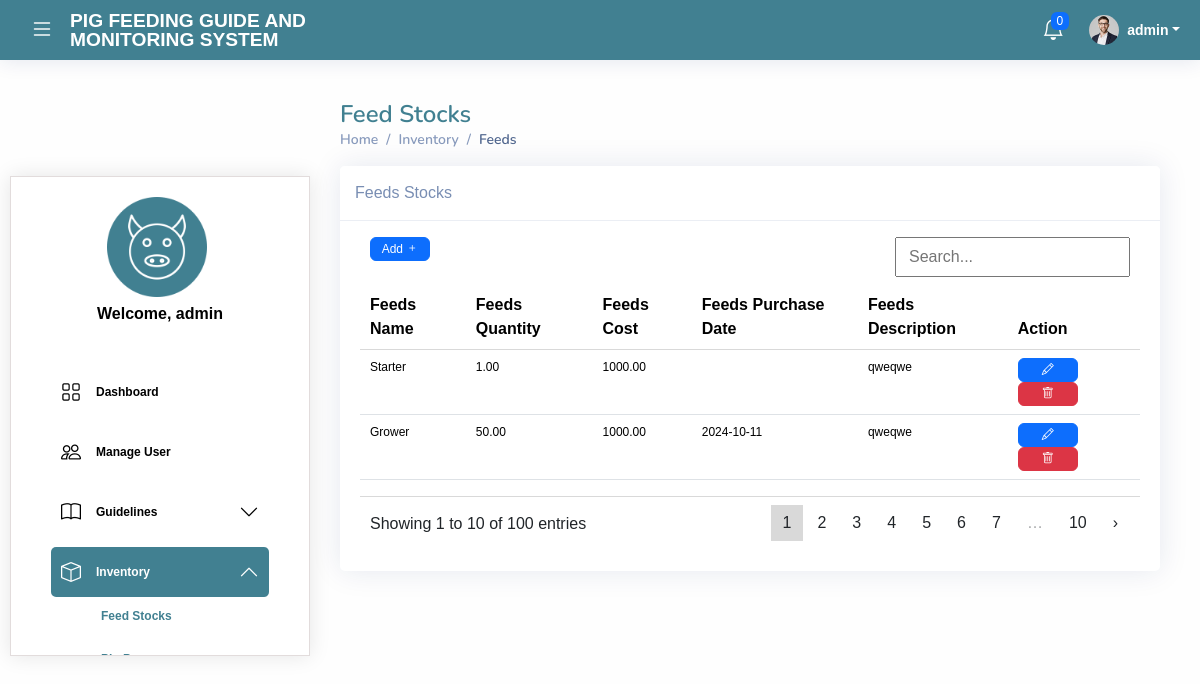
The app's page /inventory/feedStocks.php (signed in), older data.
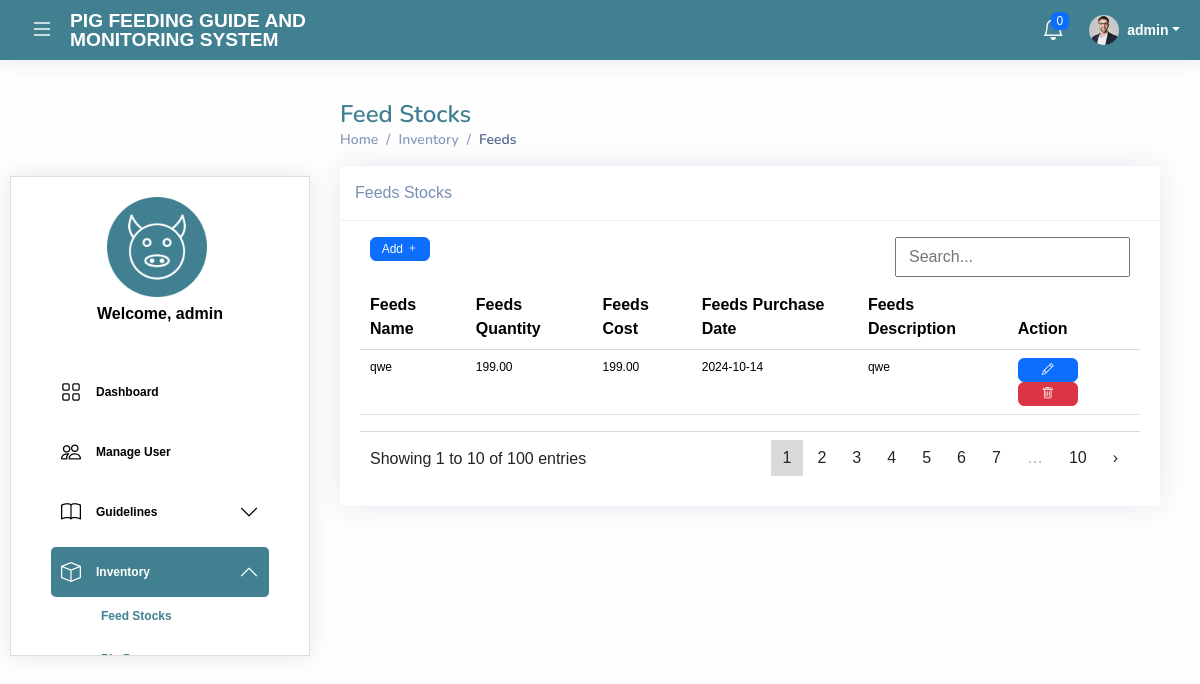
The same page, newer data.
### tables this page shows
CREATE TABLE `feedstock` (
  `id` int(11) NOT NULL,
  `feedsName` varchar(255) NOT NULL,
  `feedsDescription` text DEFAULT NULL,
  `feedsCost` decimal(10,2) DEFAULT NULL,
  `feed_purchase_date` date DEFAULT NULL,
  `QtyOFoodPerSack` decimal(10,2) NOT NULL
);

### core/config.php (called while the page is built)
<?php
return [
    'database' => [
        'host' => 'localhost',
        'dbname' => 'pgms',
        'username' => 'root',
        'password' => '',
        'charset' => 'utf8mb4'
    ],
];

### core/Database.php (called while the page is built, shortened)
<?php
class Database
{
    private $pdo;
    public function __construct()
    {
        $config = require 'config.php';
        $db = $config['database'];
        $dsn = "mysql:host={$db['host']};dbname={$db['dbname']};charset={$db['charset']}";
        try {
            $this->pdo = new PDO($dsn, $db['username'], $db['password']);
            $this->pdo->setAttribute(PDO::ATTR_ERRMODE, PDO::ERRMODE_EXCEPTION);
            $this->pdo->setAttribute(PDO::ATTR_DEFAULT_FETCH_MODE, PDO::FETCH_ASSOC);
        } catch (PDOException $e) {
            die('Connection failed: ' . $e->getMessage());
        }
    }
    public function getConnection()
    {
        return $this->pdo;
    }
}

### core/inventoryController.php (called while the page is built, shortened)
<?php
require_once 'Database.php';
class inventoryController
{
    private $db;
    public function __construct()
    {
        $database = new Database();
        $this->db = $database->getConnection();
    }
    public function getFeedStocks()
    {
        $query = "SELECT * FROM feedstock";
        $stmt = $this->db->prepare($query);
        $stmt->execute();
        return $stmt->fetchAll();
    }
}

### inventory/feedStocks.php (the view, shortened to what the changed rows need)
<?php
require_once '../core/Database.php';
require_once '../core/inventoryController.php';
$inventories = (new inventoryController())->getFeedStocks();
?>
<!DOCTYPE html>
<html lang="en">
<head>
    <link href="../assets/vendor/bootstrap/css/bootstrap.min.css" rel="stylesheet">
    <link href="../assets/vendor/bootstrap-icons/bootstrap-icons.css" rel="stylesheet">
    <link href="../assets/vendor/boxicons/css/boxicons.min.css" rel="stylesheet">
    <link href="../assets/vendor/quill/quill.snow.css" rel="stylesheet">
    <link href="../assets/vendor/quill/quill.bubble.css" rel="stylesheet">
    <link href="../assets/vendor/remixicon/remixicon.css" rel="stylesheet">
    <link href="../assets/vendor/simple-datatables/style.css" rel="stylesheet">
    <link href="../assets/css/global.css" rel="stylesheet">
</head>
<body>
    <main id="main" class="main" style="margin-top: 100px;">
        <div class="pagetitle">
            <h1>Feed Stocks</h1>
        </div>
        <section class="section">
            <div class="row">
                <div class="col-lg-12">
                    <div class="card">
                        <div class="card-body">
                            <div class="datatable-wrapper datatable-loading no-footer sortable searchable fixed-columns">
                                <div class="datatable-container">
                                    <table class="table datatable datatable-table">
                                        <thead>
                                            <tr>
                                                <th data-sortable="true">Feeds Name</th>
                                                <th data-sortable="true">Feeds Quantity</th>
                                                <th data-sortable="true">Feeds Cost</th>
                                                <th data-sortable="true">Feeds Purchase Date</th>
                                                <th data-sortable="true">Feeds Description</th>
                                                <th>Action</th>
                                            </tr>
                                        </thead>
                                        <tbody>
                                            <?php if (!empty($inventories)) : ?>
                                                <?php foreach ($inventories as $inventory) : ?>
                                                    <tr>
                                                        <td><?= $inventory['feedsName'] ?></td>
                                                        <td><?= $inventory['QtyOFoodPerSack'] ?></td>
                                                        <td><?= $inventory['feedsCost'] ?></td>
                                                        <td><?= $inventory['feed_purchase_date'] ?></td>
                                                        <td><?= $inventory['feedsDescription'] ?></td>
                                                        <td>
                                                            <button type="button" class="btn btn-primary editFeedBtn" data-bs-toggle="modal" data-bs-target="#editFeedModal"
                                                                data-id="<?= $inventory['id'] ?>"
                                                                data-name="<?= $inventory['feedsName'] ?>"
                                                                data-quantity="<?= $inventory['QtyOFoodPerSack'] ?>"
                                                                data-cost="<?= $inventory['feedsCost'] ?>"
                                                                data-date="<?= $inventory['feed_purchase_date'] ?>"
                                                                data-description="<?= $inventory['feedsDescription'] ?>">
                                                                <i class="bi bi-pencil"></i>
                                                            </button>
                                                            <button type="button" class="btn btn-danger deleteFeedBtn" data-bs-toggle="modal" data-bs-target="#deleteFeedModal" data-id="<?= $inventory['id'] ?>">
                                                                <i class="bi bi-trash"></i>
                                                            </button>
                                                        </td>
                                                    </tr>
                                                <?php endforeach; ?>
                                            <?php else: ?>
                                                <tr>
                                                    <td colspan="6">No Feeds Stocks.</td>
                                                </tr>
                                            <?php endif; ?>
                                        </tbody>
                                    </table>
                                </div>
                            </div>
                        </div>
                    </div>
                </div>
            </div>
        </section>
    </main>
</body>
</html>

Row changes from the older to the newer data that the page shows:
removed feedstock: feedsName "Starter", QtyOFoodPerSack "1.00", feedsCost "1000.00", feedsDescription "qweqwe"
removed feedstock: feedsName "Grower", QtyOFoodPerSack "50.00", feedsCost "1000.00", feed_purchase_date "2024-10-11", feedsDescription "qweqwe"
added feedstock: feedsName "qwe", QtyOFoodPerSack "199.00", feedsCost "199.00", feed_purchase_date "2024-10-14", feedsDescription "qwe"
